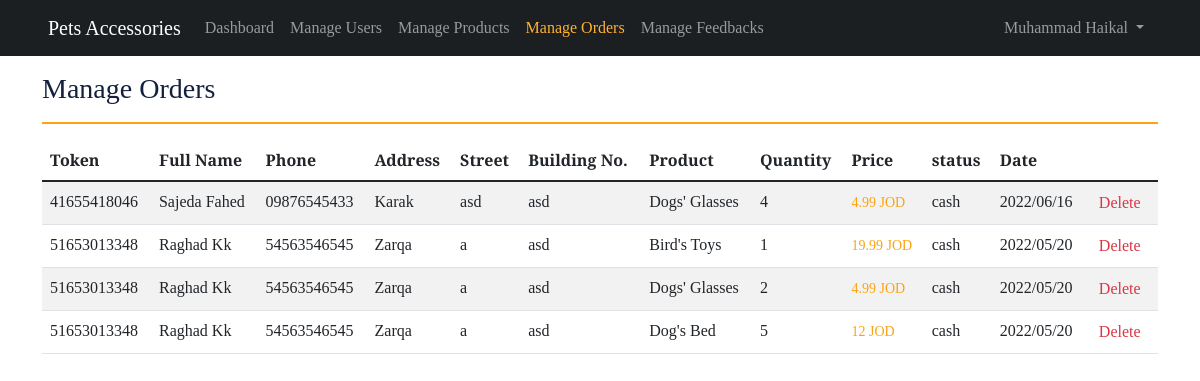
Page /petaccesories/manageOrders.php (signed in) on the earlier database version.
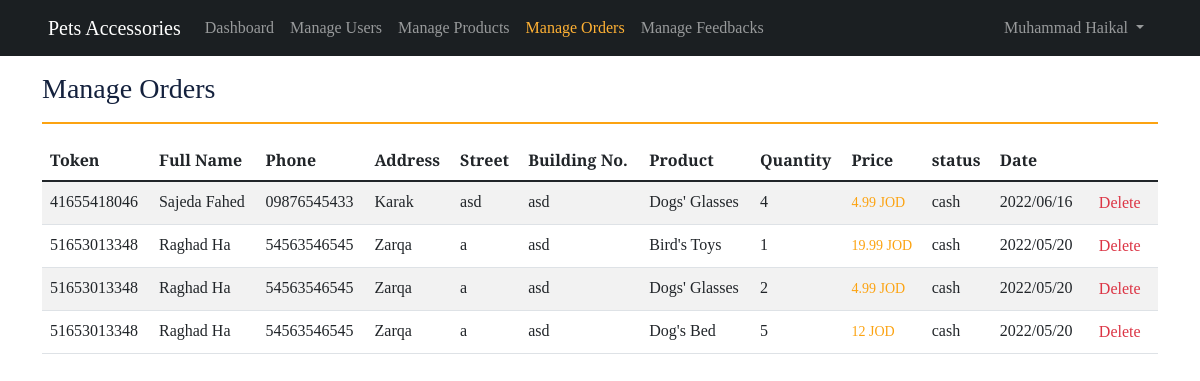
Same page on the later database version.
### tables this page shows
CREATE TABLE IF NOT EXISTS `order` (
  `id` int(11) NOT NULL AUTO_INCREMENT,
  `token` varchar(100) NOT NULL,
  `user_id` int(11) NOT NULL,
  `order_status_id` int(11) NOT NULL,
  `address` varchar(50) NOT NULL,
  `street_name` varchar(20) NOT NULL,
  `building_number` varchar(10) NOT NULL,
  `total_price` float NOT NULL,
  `created_at` timestamp NOT NULL DEFAULT CURRENT_TIMESTAMP,
  PRIMARY KEY (`id`) USING BTREE,
  KEY `user_id` (`user_id`) USING BTREE,
  KEY `order_status_id` (`order_status_id`) USING BTREE,
  KEY `token` (`token`)
);

CREATE TABLE IF NOT EXISTS `user` (
  `id` int(11) NOT NULL AUTO_INCREMENT,
  `is_admin` tinyint(1) DEFAULT '0',
  `first_name` varchar(30) NOT NULL,
  `last_name` varchar(30) NOT NULL,
  `email` varchar(50) NOT NULL,
  `phone` varchar(20) NOT NULL,
  `password` varchar(50) NOT NULL,
  `created_at` timestamp NOT NULL DEFAULT CURRENT_TIMESTAMP,
  PRIMARY KEY (`id`),
  UNIQUE KEY `UNIQUE` (`email`) USING BTREE
);

CREATE TABLE IF NOT EXISTS `product` (
  `id` int(11) NOT NULL AUTO_INCREMENT,
  `brand_id` int(11) NOT NULL,
  `category_id` int(11) NOT NULL,
  `active` tinyint(1) NOT NULL DEFAULT '1',
  `sold` int(11) NOT NULL DEFAULT '0',
  `name` varchar(50) NOT NULL,
  `image` text NOT NULL,
  `description` text,
  `price` float NOT NULL,
  `quantity` int(11) NOT NULL,
  `created_at` timestamp NOT NULL DEFAULT CURRENT_TIMESTAMP,
  PRIMARY KEY (`id`),
  KEY `category_id` (`category_id`),
  KEY `brand_id` (`brand_id`)
);

CREATE TABLE IF NOT EXISTS `order_products` (
  `id` int(11) NOT NULL AUTO_INCREMENT,
  `order_token` varchar(100) NOT NULL,
  `product_id` int(11) NOT NULL,
  `quantity` int(11) NOT NULL,
  PRIMARY KEY (`id`),
  KEY `product_id` (`product_id`),
  KEY `order_token` (`order_token`)
);

CREATE TABLE IF NOT EXISTS `order_status` (
  `id` int(11) NOT NULL AUTO_INCREMENT,
  `status` varchar(20) NOT NULL,
  PRIMARY KEY (`id`)
);

### petaccesories/modules/DB.php (called while the page is built, shortened)
<?php
class DB
{
  protected static $servername;
  protected static $username;
  protected static $password;
  protected static $dbname;
  protected static function connect()
  {
    self::$servername = "sql203.epizy.com";
    self::$username = "epiz_31973952";
    self::$password = "gGD7AG42bivGEj5";
    self::$dbname = "epiz_31973952_petaccessories";
    $conn = new mysqli(self::$servername, self::$username, self::$password, self::$dbname);
    return $conn;
  }
  protected static function getQueryResults($sql){
    $result = mysqli_query(self::connect(), $sql);
    return mysqli_fetch_all($result, MYSQLI_ASSOC);
  }
}

### petaccesories/modules/Order.php (called while the page is built, shortened)
<?php
class Order extends DB
{
  public static function viewAllOrders()
  {
    return self::getQueryResults("SELECT `order`.`id`, `order`.`token`, `order`.`user_id`, `user`.`first_name`, `user`.`last_name`, `user`.`phone`, `order`.`address`, `order`.`street_name`, `order`.`building_number`, `product`.`name`,  `order_products`.`quantity`, `product`.`price`, `order`.`total_price`, `order_status`.`status`, `order`.`created_at` from `order` join `user` ON `order`.`user_id` = `user`.`id` join `order_status` ON `order`.`order_status_id` = `order_status`.`id` join `order_products` ON `order`.`token` = `order_products`.`order_token` join `product` ON `order_products`.`product_id` = `product`.`id` ORDER BY `order`.`created_at` DESC");
  }
}

### petaccesories/manageOrders.php (the view, shortened to what this page needs)
<?php
$orders = Order::viewAllOrders();
?>
<!DOCTYPE html>
<html lang="en" dir="auto">
<?php include('./templates/head.php') ?>
<body>
    <?php include('./templates/adminNav.php') ?>
    <div class="container py-3">
        <h3 class="mb-0">Manage Orders</h3>
        <hr class="myCustomHr">
        <div style="width: 100%; overflow-x: auto;" class="mb-3">
            <table class="table table-striped table-hover">
                <?php if (!empty($orders)) : ?>
                    <thead>
                        <tr>
                            <th>Token</th>
                            <th>Full Name</th>
                            <th>Phone</th>
                            <th>Address</th>
                            <th>Street</th>
                            <th>Building No.</th>
                            <th>Product</th>
                            <th>Quantity</th>
                            <th>Price</th>
                            <th>status</th>
                            <th>Date</th>
                        </tr>
                    </thead>
                    <tbody>
                        <?php foreach ($orders as $order) : ?>
                            <tr>
                                <td><?= $order['token'] ?></td>
                                <td><?= $order['first_name'] . " " . $order['last_name'] ?></td>
                                <td><?= $order['phone'] ?></td>
                                <td><?= $order['address'] ?></td>
                                <td><?= $order['street_name'] ?></td>
                                <td><?= $order['building_number'] ?></td>
                                <td><?= $order['name'] ?></td>
                                <td><?= $order['quantity'] ?></td>
                                <td><small class="price"><?= $order['price'] ?> JOD</small></td>
                                <td><?= $order['status'] ?></td>
                                <td><?= date("Y/m/d", strtotime($order['created_at'])) ?></td>
                                <td>
                                    <form style="width: fit-content;" method="post" action="<?php echo $_SERVER['PHP_SELF']; ?>">
                                        <button name="deleteOrder" onclick="return confirm('Are you sure to delete this order?')" type="submit" class="link-danger bg-transparent border-0">Delete</button>
                                    </form>
                                </td>
                            </tr>
                        <?php endforeach ?>
                    </tbody>
                <?php else : ?>
                    <p class="text-muted text-center">No orders found.</p>
                <?php endif ?>
            </table>
        </div>
    </div>
</body>
</html>

Differences in the rows shown:
changed through a linked row, order "Zarqa": user.last_name "Kk" → "Ha"
